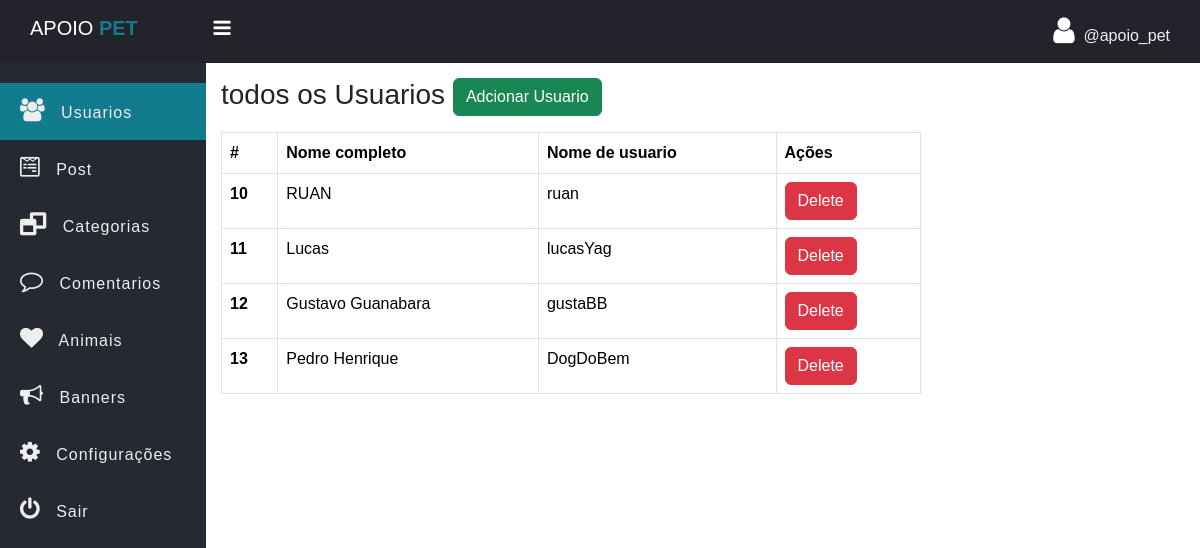
Page /admin/users.php (signed in) on the committed database.
### tables this page shows
CREATE TABLE `users` (
  `id` int(11) NOT NULL,
  `fname` varchar(255) NOT NULL,
  `username` varchar(255) NOT NULL,
  `password` varchar(255) NOT NULL
);

### admin/data/User.php (called while the page is built, shortened)
<?php
function getAll($conn){
   $sql = "SELECT id, fname, username FROM users";
   $stmt = $conn->prepare($sql);
   $stmt->execute();
   if($stmt->rowCount() >= 1){
   	   $data = $stmt->fetchAll();
   	   return $data;
   }else {
   	 return 0;
   }
}

### admin/users.php (the view, shortened to what this page needs)
<?php
if (isset($_SESSION['admin_id']) && isset($_SESSION['username'])) {
?>
	<!DOCTYPE html>
	<html>
	<head>
		<link rel="stylesheet" href="https://stackpath.bootstrapcdn.com/font-awesome/4.7.0/css/font-awesome.min.css">
		<link href="https://cdn.jsdelivr.net/npm/bootstrap@5.3.8/dist/css/bootstrap.min.css" rel="stylesheet">
		<link rel="stylesheet" href="https://cdn.jsdelivr.net/npm/bootstrap-icons@1.13.1/font/bootstrap-icons.min.css">
		<link rel="stylesheet" href="../assets/CSS/side-bar.css">
		<link rel="stylesheet" href="../assets/CSS/style.css">
	</head>
	<body>
		<?php
		include "inc/side-nav.php";
		include_once("data/User.php");
		include_once("../db_conn.php");
		$users = getAll($conn); ?>
		<div class="main-table">
			<h3 class="mb-3">todos os Usuarios
				<a href="../signup.php" class="btn btn-success">Adcionar Usuario</a>
			</h3>
			<?php if ($users != 0) { ?>
				<table class="table t1 table-bordered">
					<thead>
						<tr>
							<th scope="col">#</th>
							<th scope="col">Nome completo</th>
							<th scope="col">Nome de usuario</th>
							<th scope="col">Ações</th>
						</tr>
					</thead>
					<tbody>
						<?php foreach ($users as $user) { ?>
							<tr>
								<th scope="row"><?= $user['id'] ?></th>
								<td><?= $user['fname'] ?></td>
								<td><?= $user['username'] ?></td>
								<td>
									<a href="user-delete.php?user_id=<?= $user['id'] ?>" class="btn btn-danger">Delete</a>
								</td>
							</tr>
						<?php } ?>
					</tbody>
				</table>
			<?php } else { ?>
				<div class="alert alert-warning">
					Empty!
				</div>
			<?php } ?>
		</div>
		</section>
		</div>
	</body>
	</html>
<?php } else {
	header("Location: ../admin-login.php");
	exit;
} ?>

### assets/CSS/side-bar.css (style rules this page uses)
* { padding: 0; margin: 0; box-sizing: border-box; font-family: arial, sans-serif; }

### assets/CSS/style.css (style rules this page uses)
.main-table { width: 90%; max-width: 700px; }

### rows in the picture
users: id "10", fname "RUAN", username "ruan"
users: id "11", fname "Lucas", username "lucasYag"
users: id "12", fname "Gustavo Guanabara", username "gustaBB"
users: id "13", fname "Pedro Henrique", username "DogDoBem"

### other values in the picture
$_SESSION['username'] "apoio_pet"
